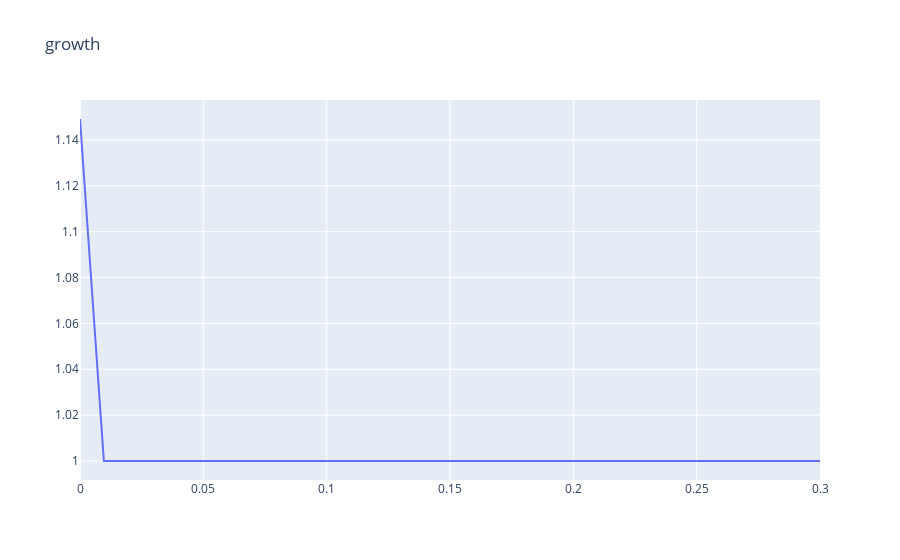

The notebook cell this image was saved under:
### Code cell
#threshold vs growth

#AAPL optimal for 5o day is 0.225

length = 730
start_time = datetime.now() - timedelta(days=length)
hist, focus, signals = load_stock('TSLA', start_time, interval_type = TimeFrameUnit.Day, interval_length = 1, mean_period = 20, std=1.75)

threshold = np.linspace(0,.3,32)
ratios = []
growths = []

for i in threshold:
    train, val = train_test_split(int1, test_size = 0.1, random_state = 42)
    
    y_train = np.array(train['buy_result'])
    x_train = train.drop(columns = ['buy_result']).values
    y_val = np.array(val['buy_result'])
    x_val = val.drop(columns = ['buy_result']).values
    
    model = LogisticRegression(
            fit_intercept=True,
            penalty='l2',
            max_iter=10000)
    
    model.fit(x_train, y_train)

    growth, growth_vals, sim_focus = ml_simulate(focus, signals, ml_threshold = i)
    
    train_probs = model.predict_proba(x_train)[:, 1]  # Probabilities of positive class (class 1)
    val_probs = model.predict_proba(x_val)[:, 1]
    
    
    # Apply threshold for classification
    train_pred = (train_probs > i).astype(int)
    val_pred = (val_probs > i).astype(int)

    true_pos = sum((train_pred==y_train)&(train_pred==1))
    false_pos = sum((train_pred!=y_train)&(train_pred==1))

    ratios += [false_pos/true_pos]
    growths += [growth]
    print(i)


fig = go.Figure()

# Add a trace for the line
fig.add_trace(go.Scatter(x=threshold, y=growths, mode='lines'))

# Update layout (optional)
fig.update_layout(
    title="growth",
)

# Show the plot
fig.show()

### Figure 1 — Plotly figure (JSON) as saved in the notebook; plotly's stock layout.template omitted (floating-point values rounded to 4 significant figures)
{"data": [{"mode": "lines", "type": "scatter", "x": [0, 0.009677, 0.01935, 0.02903, 0.03871, 0.04839, 0.05806, 0.06774, 0.07742, 0.0871, 0.09677, 0.1065, 0.1161, 0.1258, 0.1355, 0.1452, 0.1548, 0.1645, 0.1742, 0.1839, 0.1935, 0.2032, 0.2129, 0.2226, 0.2323, 0.2419, 0.2516, 0.2613, 0.271, 0.2806, 0.2903, 0.3], "y": [1.149, 1, 1, 1, 1, 1, 1, 1, 1, 1, 1, 1, 1, 1, 1, 1, 1, 1, 1, 1, 1, 1, 1, 1, 1, 1, 1, 1, 1, 1, 1, 1]}], "layout": {"title": {"text": "growth"}}}
